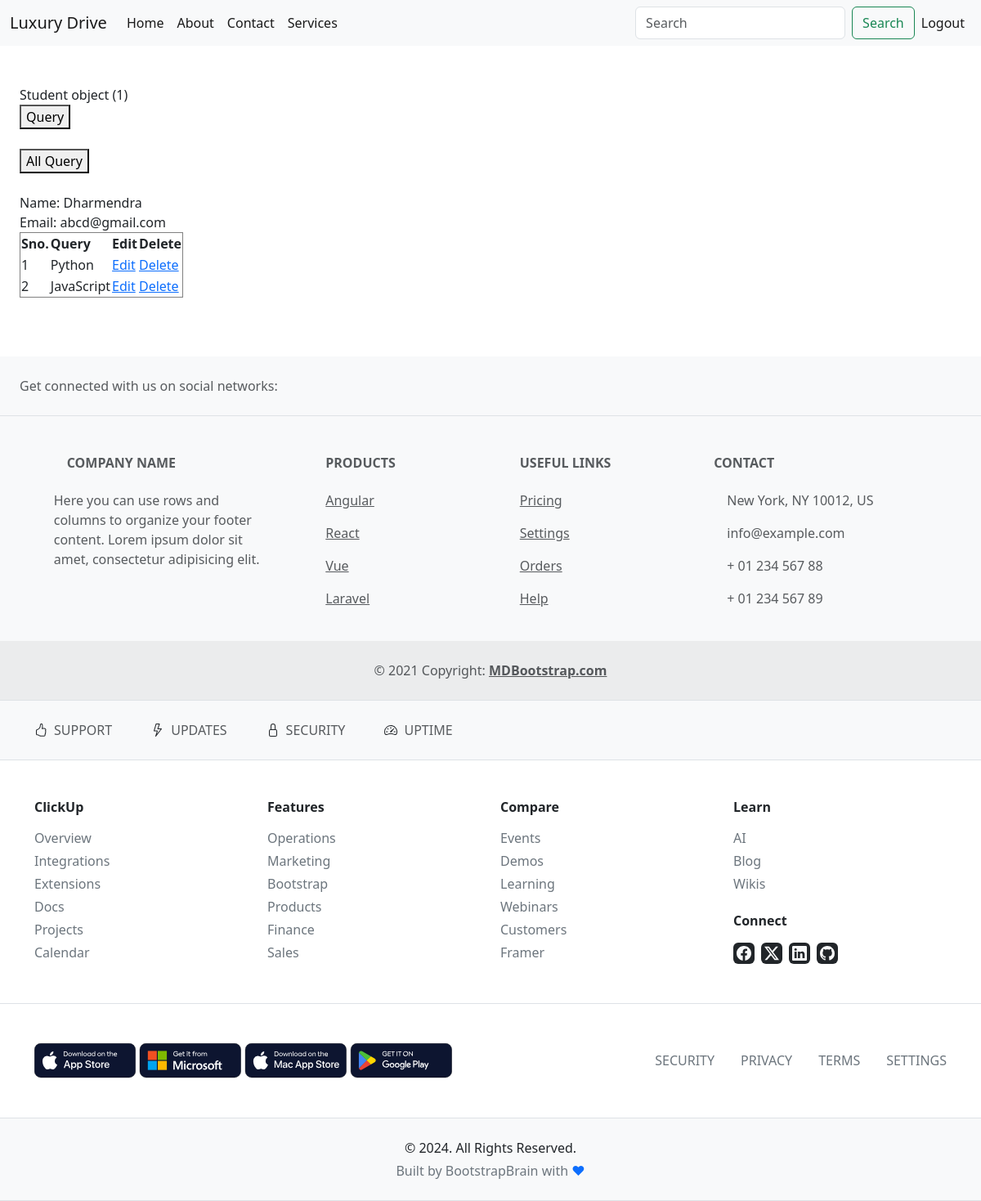
Page /allquery/1/ on the earlier database version.
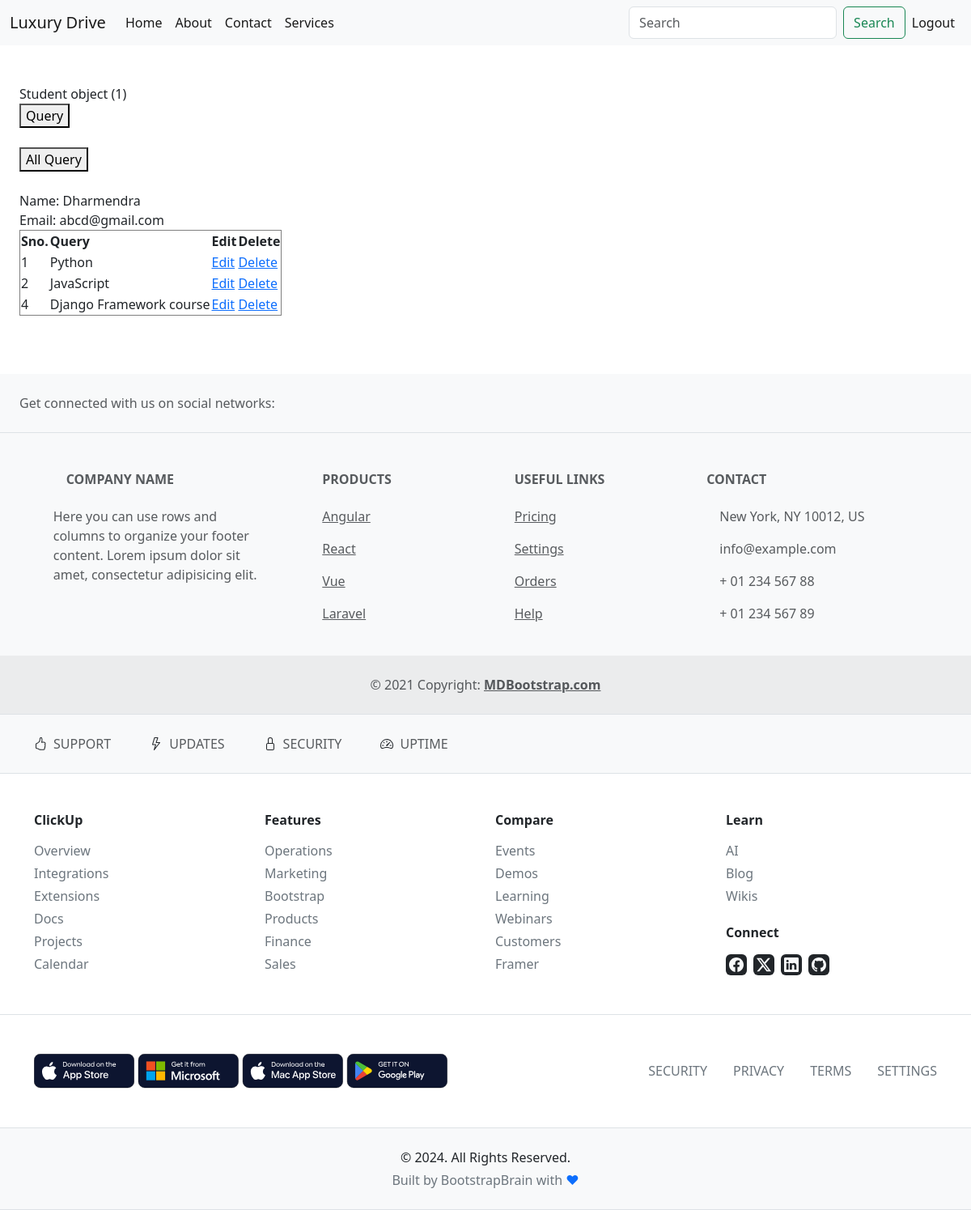
Same page on the later database version.
### app5th/models.py (models this page shows)
class Query(models.Model):
    name=models.CharField(max_length=50)
    email=models.CharField()
    query=models.CharField()

### app5th/views.py (the view)
# urls.py: path('allquery/<int:pk>/', views.allquery, name='allquery'),
def allquery(req,pk):
    userdata=Student.objects.get(id=pk)
    email=userdata.email
    aquery=Query.objects.filter(email=email)
    return render(req,'dashboard.html',{'data':userdata,'aquery':aquery})

### app5th/templates/dashboard.html (shortened to what this page needs)
{% extends 'base.html' %}
{% block content %}
<br><br>
<div style="margin-left:2%;">
{{data}}
<br>
<form action="{% url 'query' pk=data.id %}" method="post">
  <button type="submit">Query</button>
</form>
<br>
<form action="{% url 'allquery' pk=data.id %}" method="post">
  <button type="submit">All Query</button>
</form>
<br>
{% if aquery %}
Name: {{data.name}}<br>
Email: {{data.email}}
<table border="1">
    <thead>
        <tr>
            <th>Sno.</th>
            <th>Query</th>
            <th>Edit</th>
            <th>Delete</th>
        </tr>
    </thead>
    <tbody>
        {% for i in aquery %}
        <tr>
           <td>{{i.id}}</td>
           <td>{{i.query}}</td>
           <td><a href="{% url 'edit' id=i.id  pk=data.id %}">Edit</a></td>
           <td><a href="{% url 'delete' id=i.id  pk=data.id %}">Delete</a></td>
        </tr>
        {% endfor %}
    </tbody>
</table>
{% endif %}
</div>
<br><br><br>
{% endblock  %}

Differences in the rows shown:
added Query: id "4", query "Django Framework course"
